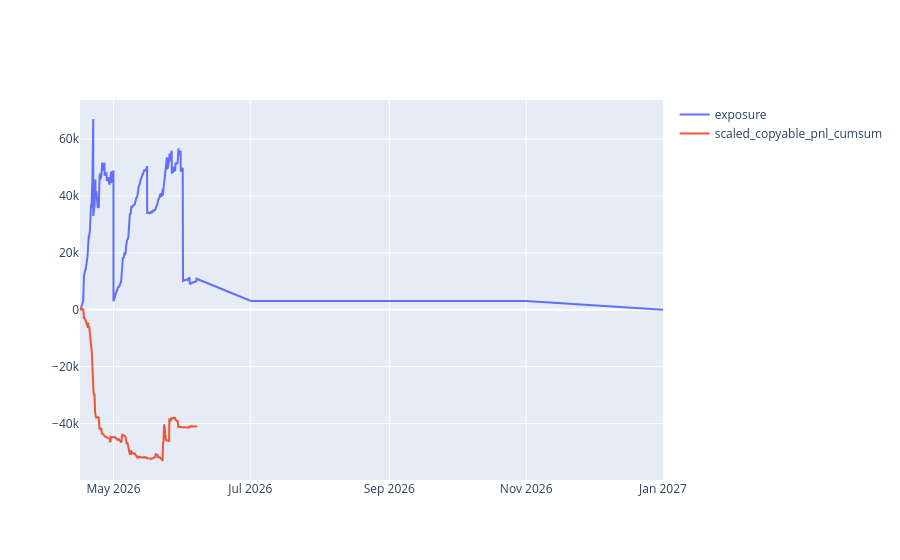

Here is the notebook cell this chart was saved with:
### Code cell
df_plot = df.groupby('end_date_iso').agg(
    scaled_copyable_pnl=('scaled_copyable_pnl', 'sum'),
    ending_exposure=('scaled_copyable_pnl_exposure', 'sum'),
).reset_index()

df.sort_values('bucket', inplace=True)
df['scaled_copyable_pnl_cumsum'] = df['scaled_copyable_pnl'].cumsum()

df_pnl = df[['bucket', 'scaled_copyable_pnl_cumsum']].copy()

# exposure ends at EOD of end_date, so shift by 24h
df_exposure = df_plot[['end_date_iso', 'ending_exposure']].copy()
df_exposure['end_date_iso'] = pd.to_datetime(df_exposure['end_date_iso']) + pd.Timedelta(days=1)
df_exposure.rename(columns={'end_date_iso': 'dt', 'ending_exposure': 'exposure_delta'}, inplace=True)

resolution_exposure = df_exposure.groupby('dt').agg(exposure_delta=('exposure_delta', 'sum')).reset_index()
resolution_exposure['exposure_delta'] = resolution_exposure['exposure_delta'] * -1

buy_exposure = df[['bucket', 'scaled_copyable_pnl_exposure']].rename(columns={'bucket': 'dt', 'scaled_copyable_pnl_exposure': 'exposure_delta'})

df_exposure = ( pd.concat([resolution_exposure, buy_exposure], ignore_index=True)
    .reset_index(drop=True)
)

df_exposure.sort_values('dt', inplace=True)
df_exposure['exposure'] = df_exposure['exposure_delta'].cumsum()

# df_plot['end_date_iso'] = pd.to_datetime(df_plot['end_date_iso']) + pd.Timedelta(days=1)

import plotly.graph_objects as go

fig = go.Figure()

fig.add_trace(go.Scatter(
    x=df_exposure['dt'],
    y=df_exposure['exposure'],
    mode='lines',
    name='exposure'
))

fig.add_trace(go.Scatter(
    x=df_pnl['bucket'],
    y=df_pnl['scaled_copyable_pnl_cumsum'],
    mode='lines',
    name='scaled_copyable_pnl_cumsum'
))

fig.show()

### Figure 1 — Plotly figure (JSON) as saved in the notebook; plotly's stock layout.template omitted (floating-point values rounded to 4 significant figures; data arrays with more than 128 entries replaced by an {"elided": "..."} marker saying what was removed)
{"data": [{"mode": "lines", "name": "exposure", "type": "scatter", "x": {"elided": "3866 str values"}, "y": {"elided": "3866 float values"}}, {"mode": "lines", "name": "scaled_copyable_pnl_cumsum", "type": "scatter", "x": {"elided": "3818 str values"}, "y": {"elided": "3818 float values"}}], "layout": {}}
